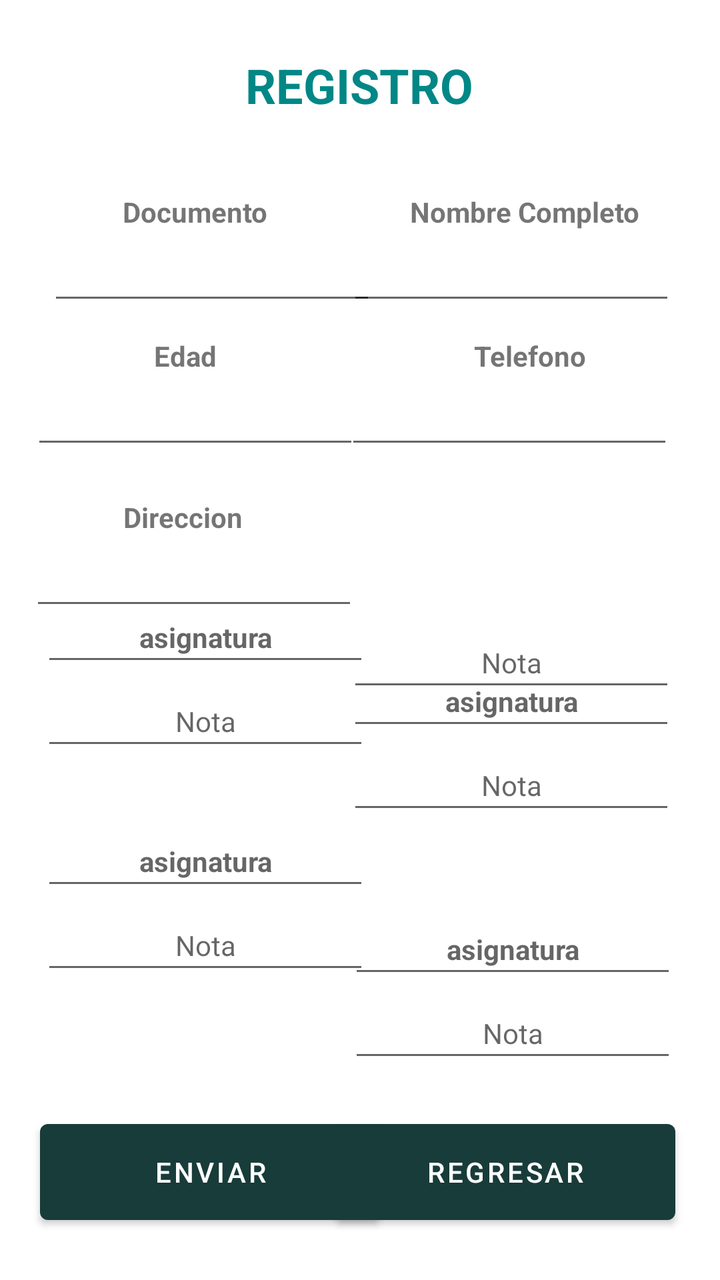
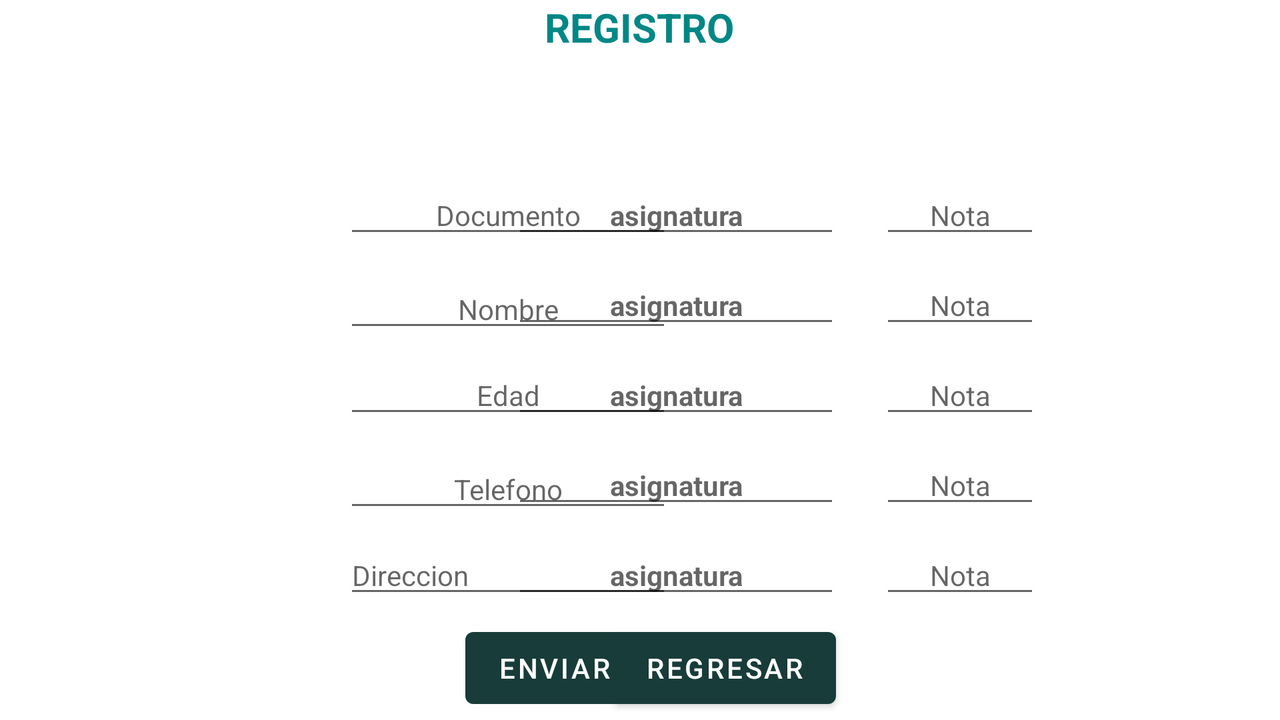

Two renders of one Android screen. The first uses the default layout on a phone; the second uses the alternative layout the repository ships for a different screen configuration, on a matching device. The two XML files are below.
<!-- AndroidManifest.xml: application theme Theme.Average -->
<!-- res/layout/activity_registro.xml -->
<?xml version="1.0" encoding="utf-8"?>
<androidx.constraintlayout.widget.ConstraintLayout xmlns:android="http://schemas.android.com/apk/res/android"
    xmlns:app="http://schemas.android.com/apk/res-auto"
    xmlns:tools="http://schemas.android.com/tools"
    android:layout_width="match_parent"
    android:layout_height="match_parent"
    tools:context=".ActivityRegistro">

    <TextView
        android:id="@+id/txtRegistro"
        android:layout_width="194dp"
        android:layout_height="39dp"
        android:text="@string/stxtRegistro"
        android:textAlignment="center"
        android:textColor="@color/teal_700"
        android:textSize="24sp"
        android:textStyle="bold"
        app:layout_constraintBottom_toBottomOf="parent"
        app:layout_constraintEnd_toEndOf="parent"
        app:layout_constraintHorizontal_bias="0.497"
        app:layout_constraintStart_toStartOf="parent"
        app:layout_constraintTop_toTopOf="parent"
        app:layout_constraintVertical_bias="0.044" />

    <Button
        android:id="@+id/btnEnviarDatos"
        android:layout_width="170dp"
        android:layout_height="60dp"
        android:layout_marginStart="20dp"
        android:layout_marginBottom="24dp"
        android:text="@string/sbtnEnviar"
        app:layout_constraintBottom_toBottomOf="parent"
        app:layout_constraintStart_toStartOf="parent"
        app:layout_constraintTop_toBottomOf="@+id/iptNota4"
        app:layout_constraintVertical_bias="1.0" />

    <EditText
        android:id="@+id/iptNombre"
        android:layout_width="164dp"
        android:layout_height="42dp"
        android:ems="10"
        android:inputType="textPersonName"
        android:textSize="14sp"
        app:layout_constraintBottom_toBottomOf="parent"
        app:layout_constraintEnd_toEndOf="parent"
        app:layout_constraintHorizontal_bias="0.886"
        app:layout_constraintStart_toStartOf="parent"
        app:layout_constraintTop_toTopOf="parent"
        app:layout_constraintVertical_bias="0.193" />

    <TextView
        android:id="@+id/txtNombre"
        android:layout_width="wrap_content"
        android:layout_height="wrap_content"
        android:layout_marginStart="100dp"
        android:text="Nombre Completo"
        android:textStyle="bold"
        app:layout_constraintBottom_toTopOf="@+id/iptNombre"
        app:layout_constraintEnd_toEndOf="parent"
        app:layout_constraintHorizontal_bias="0.723"
        app:layout_constraintStart_toStartOf="parent"
        app:layout_constraintTop_toTopOf="parent"
        app:layout_constraintVertical_bias="1.0" />

    <TextView
        android:id="@+id/txtDocumento"
        android:layout_width="wrap_content"
        android:layout_height="wrap_content"
        android:text="Documento"
        android:textStyle="bold"
        app:layout_constraintBottom_toTopOf="@+id/iptDocumento"
        app:layout_constraintEnd_toEndOf="parent"
        app:layout_constraintHorizontal_bias="0.213"
        app:layout_constraintStart_toStartOf="parent"
        app:layout_constraintTop_toTopOf="parent"
        app:layout_constraintVertical_bias="1.0" />

    <EditText
        android:id="@+id/iptDocumento"
        android:layout_width="164dp"
        android:layout_height="42dp"
        android:layout_marginStart="24dp"
        android:ems="10"
        android:inputType="textPersonName"
        android:textSize="14sp"
        app:layout_constraintBottom_toBottomOf="parent"
        app:layout_constraintStart_toStartOf="parent"
        app:layout_constraintTop_toTopOf="parent"
        app:layout_constraintVertical_bias="0.193" />

    <EditText
        android:id="@+id/txtMateria1"
        android:textAlignment="center"
        android:layout_width="164dp"
        android:layout_height="42dp"
        android:layout_marginTop="308dp"
        android:layout_marginBottom="1dp"
        android:ems="10"
        android:hint="asignatura"
        android:inputType="textPersonName"
        android:textSize="14sp"
        android:textStyle="bold"
        app:layout_constraintBottom_toTopOf="@+id/iptNota1"
        app:layout_constraintEnd_toEndOf="parent"
        app:layout_constraintHorizontal_bias="0.886"
        app:layout_constraintStart_toStartOf="parent"
        app:layout_constraintTop_toTopOf="parent" />

    <EditText
        android:id="@+id/iptNota1"
        android:textAlignment="center"
        android:layout_width="164dp"
        android:layout_height="42dp"
        android:ems="10"
        android:hint="Nota"
        android:inputType="textPersonName"
        android:textSize="14sp"
        app:layout_constraintBottom_toBottomOf="parent"
        app:layout_constraintEnd_toEndOf="parent"
        app:layout_constraintHorizontal_bias="0.886"
        app:layout_constraintStart_toStartOf="parent"
        app:layout_constraintTop_toBottomOf="@+id/iptTelefono"
        app:layout_constraintVertical_bias="0.215" />

    <EditText
        android:id="@+id/txtMateria4"
        android:textAlignment="center"
        android:layout_width="164dp"
        android:layout_height="42dp"
        android:layout_marginTop="28dp"
        android:ems="10"
        android:hint="asignatura"
        android:inputType="textPersonName"
        android:textSize="14sp"
        android:textStyle="bold"
        app:layout_constraintBottom_toTopOf="@+id/iptNota4"
        app:layout_constraintEnd_toEndOf="parent"
        app:layout_constraintHorizontal_bias="0.105"
        app:layout_constraintStart_toStartOf="parent"
        app:layout_constraintTop_toBottomOf="@+id/iptNota2" />

    <EditText
        android:id="@+id/iptNota4"
        android:layout_width="164dp"
        android:textAlignment="center"
        android:layout_height="42dp"
        android:layout_marginBottom="148dp"
        android:ems="10"
        android:hint="Nota"
        android:inputType="textPersonName"
        android:textSize="14sp"
        app:layout_constraintBottom_toBottomOf="parent"
        app:layout_constraintEnd_toEndOf="parent"
        app:layout_constraintHorizontal_bias="0.105"
        app:layout_constraintStart_toStartOf="parent" />

    <EditText
        android:id="@+id/txtMateria3"
        android:layout_width="164dp"
        android:layout_height="42dp"
        android:ems="10"
        android:hint="asignatura"
        android:textAlignment="center"
        android:inputType="textPersonName"
        android:textSize="14sp"
        android:textStyle="bold"
        app:layout_constraintBottom_toTopOf="@+id/iptNota3"
        app:layout_constraintEnd_toEndOf="parent"
        app:layout_constraintHorizontal_bias="0.886"
        app:layout_constraintStart_toStartOf="parent"
        app:layout_constraintTop_toBottomOf="@+id/iptNota1"
        app:layout_constraintVertical_bias="1.0" />

    <EditText
        android:id="@+id/iptNota3"
        android:layout_width="164dp"
        android:layout_height="42dp"
        android:layout_marginBottom="228dp"
        android:ems="10"
        android:hint="Nota"
        android:textAlignment="center"
        android:inputType="textPersonName"
        android:textSize="14sp"
        app:layout_constraintBottom_toBottomOf="parent"
        app:layout_constraintEnd_toEndOf="parent"
        app:layout_constraintHorizontal_bias="0.886"
        app:layout_constraintStart_toStartOf="parent" />

    <EditText
        android:id="@+id/iptNota5"
        android:layout_width="164dp"
        android:layout_height="42dp"
        android:layout_marginBottom="104dp"
        android:textAlignment="center"
        android:ems="10"
        android:hint="Nota"
        android:inputType="textPersonName"
        android:textSize="14sp"
        app:layout_constraintBottom_toBottomOf="parent"
        app:layout_constraintEnd_toEndOf="parent"
        app:layout_constraintHorizontal_bias="0.89"
        app:layout_constraintStart_toStartOf="parent" />

    <EditText
        android:id="@+id/txtMateria5"
        android:layout_width="164dp"
        android:layout_height="42dp"
        android:textAlignment="center"
        android:ems="10"
        android:hint="asignatura"
        android:inputType="textPersonName"
        android:textSize="14sp"
        android:textStyle="bold"
        app:layout_constraintBottom_toTopOf="@+id/iptNota5"
        app:layout_constraintEnd_toEndOf="parent"
        app:layout_constraintHorizontal_bias="0.89"
        app:layout_constraintStart_toStartOf="parent"
        app:layout_constraintTop_toBottomOf="@+id/iptNota3"
        app:layout_constraintVertical_bias="1.0" />

    <EditText
        android:id="@+id/iptNota2"
        android:layout_width="164dp"
        android:layout_height="42dp"
        android:layout_marginBottom="260dp"
        android:ems="10"
        android:textAlignment="center"
        android:hint="Nota"
        android:inputType="textPersonName"
        android:textSize="14sp"
        app:layout_constraintBottom_toBottomOf="parent"
        app:layout_constraintEnd_toEndOf="parent"
        app:layout_constraintHorizontal_bias="0.105"
        app:layout_constraintStart_toStartOf="parent" />

    <EditText
        android:id="@+id/txtMateria2"
        android:layout_width="164dp"
        android:layout_height="42dp"
        android:ems="10"
        android:textAlignment="center"
        android:hint="asignatura"
        android:inputType="textPersonName"
        android:textSize="14sp"
        android:textStyle="bold"
        app:layout_constraintBottom_toTopOf="@+id/iptNota2"
        app:layout_constraintEnd_toEndOf="parent"
        app:layout_constraintHorizontal_bias="0.105"
        app:layout_constraintStart_toStartOf="parent"
        app:layout_constraintTop_toBottomOf="@+id/iptDireccion"
        app:layout_constraintVertical_bias="1.0" />

    <Button
        android:id="@+id/btnVolverRegistro"
        android:layout_width="170dp"
        android:layout_height="60dp"
        android:layout_marginBottom="24dp"
        android:text="@string/sbtnVolver"
        app:layout_constraintBottom_toBottomOf="parent"
        app:layout_constraintEnd_toEndOf="parent"
        app:layout_constraintHorizontal_bias="0.883"
        app:layout_constraintStart_toStartOf="parent"
        app:layout_constraintTop_toBottomOf="@+id/iptNota5"
        app:layout_constraintVertical_bias="1.0" />

    <EditText
        android:id="@+id/iptTelefono"
        android:layout_width="164dp"
        android:layout_height="42dp"
        android:layout_marginEnd="24dp"
        android:ems="10"
        android:inputType="textPersonName"
        android:textSize="14sp"
        app:layout_constraintBottom_toBottomOf="parent"
        app:layout_constraintEnd_toEndOf="parent"
        app:layout_constraintHorizontal_bias="0.923"
        app:layout_constraintStart_toEndOf="@+id/iptEdad"
        app:layout_constraintTop_toTopOf="parent"
        app:layout_constraintVertical_bias="0.313" />

    <TextView
        android:id="@+id/txtTelefono"
        android:layout_width="wrap_content"
        android:layout_height="wrap_content"
        android:text="Telefono"
        android:textStyle="bold"
        app:layout_constraintBottom_toTopOf="@+id/iptTelefono"
        app:layout_constraintEnd_toEndOf="parent"
        app:layout_constraintHorizontal_bias="0.659"
        app:layout_constraintStart_toEndOf="@+id/txtEdad"
        app:layout_constraintTop_toBottomOf="@+id/iptNombre"
        app:layout_constraintVertical_bias="1.0" />

    <EditText
        android:id="@+id/iptDireccion"
        android:layout_width="164dp"
        android:layout_height="42dp"
        android:layout_marginStart="16dp"
        android:ems="10"
        android:inputType="textPersonName"
        android:textSize="14sp"
        app:layout_constraintBottom_toBottomOf="parent"
        app:layout_constraintEnd_toStartOf="@+id/iptNota1"
        app:layout_constraintHorizontal_bias="0.205"
        app:layout_constraintStart_toStartOf="parent"
        app:layout_constraintTop_toTopOf="parent"
        app:layout_constraintVertical_bias="0.448" />

    <TextView
        android:id="@+id/txtDireccion"
        android:layout_width="wrap_content"
        android:layout_height="wrap_content"
        android:layout_marginTop="32dp"
        android:text="Direccion"
        android:textStyle="bold"
        app:layout_constraintBottom_toTopOf="@+id/iptDireccion"
        app:layout_constraintEnd_toEndOf="parent"
        app:layout_constraintHorizontal_bias="0.205"
        app:layout_constraintStart_toStartOf="parent"
        app:layout_constraintTop_toBottomOf="@+id/iptEdad"
        app:layout_constraintVertical_bias="1.0" />

    <EditText
        android:id="@+id/iptEdad"
        android:layout_width="164dp"
        android:layout_height="42dp"
        android:ems="10"
        android:inputType="textPersonName"
        android:textSize="14sp"
        app:layout_constraintBottom_toBottomOf="parent"
        app:layout_constraintEnd_toEndOf="parent"
        app:layout_constraintHorizontal_bias="0.08"
        app:layout_constraintStart_toStartOf="parent"
        app:layout_constraintTop_toTopOf="parent"
        app:layout_constraintVertical_bias="0.313" />

    <TextView
        android:id="@+id/txtEdad"
        android:layout_width="wrap_content"
        android:layout_height="wrap_content"
        android:text="Edad"
        android:textStyle="bold"
        app:layout_constraintBottom_toTopOf="@+id/iptEdad"
        app:layout_constraintEnd_toEndOf="parent"
        app:layout_constraintHorizontal_bias="0.234"
        app:layout_constraintStart_toStartOf="parent"
        app:layout_constraintTop_toBottomOf="@+id/iptDocumento"
        app:layout_constraintVertical_bias="1.0" />

</androidx.constraintlayout.widget.ConstraintLayout>
<!-- resources referenced by this layout -->
<resources>
  <string name="sbtnEnviar">Enviar</string>
  <string name="sbtnVolver">Regresar</string>
  <string name="stxtRegistro">REGISTRO</string>
  <style name="Theme.Average" parent="Theme.MaterialComponents.DayNight.DarkActionBar">
          
          <item name="colorPrimary">#183C39</item>
          <item name="colorPrimaryVariant">#29213C</item>
          <item name="colorOnPrimary">@color/white</item>
          
          <item name="colorSecondary">@color/teal_200</item>
          <item name="colorSecondaryVariant">@color/teal_700</item>
          <item name="colorOnSecondary">@color/black</item>
          
          <item name="android:statusBarColor" tools:targetApi="l">?attr/colorPrimaryVariant</item>
          
      </style>
</resources>
<!-- res/layout-land/activity_registro.xml (the repository's variant of the layout above) -->
<!-- drawn on the phone turned sideways -->
<?xml version="1.0" encoding="utf-8"?>
<androidx.constraintlayout.widget.ConstraintLayout xmlns:android="http://schemas.android.com/apk/res/android"
    xmlns:app="http://schemas.android.com/apk/res-auto"
    xmlns:tools="http://schemas.android.com/tools"
    android:layout_width="match_parent"
    android:layout_height="match_parent"
    tools:context=".ActivityRegistro">

    <TextView
        android:id="@+id/txtRegistro"
        android:layout_width="194dp"
        android:layout_height="39dp"
        android:text="@string/stxtRegistro"
        android:textAlignment="center"
        android:textColor="@color/teal_700"
        android:textSize="20sp"
        android:textStyle="bold"
        app:layout_constraintBottom_toBottomOf="parent"
        app:layout_constraintEnd_toEndOf="parent"
        app:layout_constraintHorizontal_bias="0.499"
        app:layout_constraintStart_toStartOf="parent"
        app:layout_constraintTop_toTopOf="parent"
        app:layout_constraintVertical_bias="0.0" />

    <EditText
        android:id="@+id/txtMateria5"
        android:layout_width="164dp"
        android:layout_height="35dp"
        android:layout_marginEnd="220dp"
        android:layout_marginBottom="56dp"
        android:ems="10"
        android:textAlignment="center"
        android:hint="asignatura"
        android:inputType="textPersonName"
        android:textSize="14sp"
        android:textStyle="bold"
        app:layout_constraintBottom_toBottomOf="parent"
        app:layout_constraintEnd_toEndOf="parent" />

    <EditText
        android:id="@+id/txtMateria3"
        android:layout_width="164dp"
        android:layout_height="35dp"
        android:layout_marginEnd="220dp"
        android:layout_marginBottom="10dp"
        android:ems="10"
        android:textAlignment="center"
        android:hint="asignatura"
        android:inputType="textPersonName"
        android:textSize="14sp"
        android:textStyle="bold"
        app:layout_constraintBottom_toTopOf="@+id/txtMateria4"
        app:layout_constraintEnd_toEndOf="parent" />

    <EditText
        android:id="@+id/txtMateria4"
        android:layout_width="164dp"
        android:layout_height="35dp"
        android:layout_marginEnd="220dp"
        android:layout_marginBottom="10dp"
        android:ems="10"
        android:textAlignment="center"
        android:hint="asignatura"
        android:inputType="textPersonName"
        android:textSize="14sp"
        android:textStyle="bold"
        app:layout_constraintBottom_toTopOf="@+id/txtMateria5"
        app:layout_constraintEnd_toEndOf="parent" />

    <EditText
        android:id="@+id/txtMateria1"
        android:layout_width="164dp"
        android:layout_height="35dp"
        android:layout_marginEnd="220dp"
        android:layout_marginBottom="10dp"
        android:ems="10"
        android:textAlignment="center"
        android:hint="asignatura"
        android:inputType="textPersonName"
        android:textSize="14sp"
        android:textStyle="bold"
        app:layout_constraintBottom_toTopOf="@+id/txtMateria2"
        app:layout_constraintEnd_toEndOf="parent" />

    <EditText
        android:id="@+id/txtMateria2"
        android:layout_width="164dp"
        android:layout_height="35dp"
        android:layout_marginEnd="220dp"
        android:layout_marginBottom="10dp"
        android:ems="10"
        android:textAlignment="center"
        android:hint="asignatura"
        android:inputType="textPersonName"
        android:textSize="14sp"
        android:textStyle="bold"
        app:layout_constraintBottom_toTopOf="@+id/txtMateria3"
        app:layout_constraintEnd_toEndOf="parent" />

    <EditText
        android:id="@+id/iptNota5"
        android:layout_width="80dp"
        android:layout_height="35dp"
        android:layout_marginEnd="120dp"
        android:layout_marginBottom="56dp"
        android:ems="10"
        android:textAlignment="center"
        android:hint="Nota"
        android:inputType="textPersonName"
        android:textSize="14sp"
        app:layout_constraintBottom_toBottomOf="parent"
        app:layout_constraintEnd_toEndOf="parent" />

    <EditText
        android:id="@+id/iptNota3"
        android:layout_width="80dp"
        android:layout_height="35dp"
        android:layout_marginEnd="120dp"
        android:layout_marginBottom="10dp"
        android:ems="10"
        android:textAlignment="center"
        android:hint="Nota"
        android:inputType="textPersonName"
        android:textSize="14sp"
        app:layout_constraintBottom_toTopOf="@+id/iptNota4"
        app:layout_constraintEnd_toEndOf="parent" />

    <EditText
        android:id="@+id/iptNota4"
        android:layout_width="80dp"
        android:layout_height="35dp"
        android:layout_marginEnd="120dp"
        android:layout_marginBottom="10dp"
        android:ems="10"
        android:textAlignment="center"
        android:hint="Nota"
        android:inputType="textPersonName"
        android:textSize="14sp"
        app:layout_constraintBottom_toTopOf="@+id/iptNota5"
        app:layout_constraintEnd_toEndOf="parent" />

    <EditText
        android:id="@+id/iptNota2"
        android:layout_width="80dp"
        android:layout_height="35dp"
        android:layout_marginEnd="120dp"
        android:layout_marginBottom="10dp"
        android:ems="10"
        android:textAlignment="center"
        android:hint="Nota"
        android:inputType="textPersonName"
        android:textSize="14sp"
        app:layout_constraintBottom_toTopOf="@+id/iptNota3"
        app:layout_constraintEnd_toEndOf="parent" />

    <EditText
        android:id="@+id/iptNota1"
        android:layout_width="80dp"
        android:layout_height="35dp"
        android:layout_marginEnd="120dp"
        android:layout_marginBottom="10dp"
        android:ems="10"
        android:textAlignment="center"
        android:hint="Nota"
        android:inputType="textPersonName"
        android:textSize="14sp"
        app:layout_constraintBottom_toTopOf="@+id/iptNota2"
        app:layout_constraintEnd_toEndOf="parent" />

    <EditText
        android:id="@+id/iptDireccion"
        android:layout_width="164dp"
        android:layout_height="35dp"
        android:layout_marginStart="172dp"
        android:layout_marginBottom="56dp"
        android:ems="10"
        android:hint="Direccion"
        android:inputType="textPersonName"
        android:textSize="14sp"
        app:layout_constraintBottom_toBottomOf="parent"
        app:layout_constraintStart_toStartOf="parent" />

    <EditText
        android:id="@+id/iptNombre"
        android:textAlignment="center"
        android:layout_width="164dp"
        android:layout_height="35dp"
        android:layout_marginStart="172dp"
        android:layout_marginBottom="8dp"
        android:ems="10"
        android:hint="Nombre"
        android:inputType="textPersonName"
        android:textSize="14sp"
        app:layout_constraintBottom_toTopOf="@+id/iptEdad"
        app:layout_constraintStart_toStartOf="parent" />

    <EditText
        android:id="@+id/iptDocumento"
        android:textAlignment="center"
        android:layout_width="164dp"
        android:layout_height="35dp"
        android:layout_marginStart="172dp"
        android:layout_marginBottom="12dp"
        android:ems="10"
        android:hint="Documento"
        android:inputType="textPersonName"
        android:textSize="14sp"
        app:layout_constraintBottom_toTopOf="@+id/iptNombre"
        app:layout_constraintStart_toStartOf="parent" />

    <EditText
        android:id="@+id/iptEdad"
        android:textAlignment="center"
        android:layout_width="164dp"
        android:layout_height="35dp"
        android:layout_marginStart="172dp"
        android:layout_marginBottom="12dp"
        android:ems="10"
        android:hint="Edad"
        android:inputType="textPersonName"
        android:textSize="14sp"
        app:layout_constraintBottom_toTopOf="@+id/iptTelefono"
        app:layout_constraintStart_toStartOf="parent" />

    <EditText
        android:id="@+id/iptTelefono"
        android:textAlignment="center"
        android:layout_width="164dp"
        android:layout_height="35dp"
        android:layout_marginStart="172dp"
        android:layout_marginBottom="8dp"
        android:ems="10"
        android:hint="Telefono"
        android:inputType="textPersonName"
        android:textSize="14sp"
        app:layout_constraintBottom_toTopOf="@+id/iptDireccion"
        app:layout_constraintStart_toStartOf="parent" />

    <Button
        android:id="@+id/btnVolverRegistro"
        android:textAlignment="center"
        android:layout_width="wrap_content"
        android:layout_height="wrap_content"
        android:layout_marginBottom="2dp"
        android:text="@string/sbtnVolver"
        app:layout_constraintBottom_toBottomOf="parent"
        app:layout_constraintEnd_toEndOf="parent"
        app:layout_constraintHorizontal_bias="0.58"
        app:layout_constraintStart_toStartOf="parent" />

    <Button
        android:id="@+id/btnEnviarDatos"
        android:textAlignment="center"
        android:layout_width="wrap_content"
        android:layout_height="wrap_content"
        android:layout_marginBottom="2dp"
        android:text="@string/sbtnEnviar"
        app:layout_constraintBottom_toBottomOf="parent"
        app:layout_constraintEnd_toEndOf="parent"
        app:layout_constraintHorizontal_bias="0.422"
        app:layout_constraintStart_toStartOf="parent" />

</androidx.constraintlayout.widget.ConstraintLayout>
